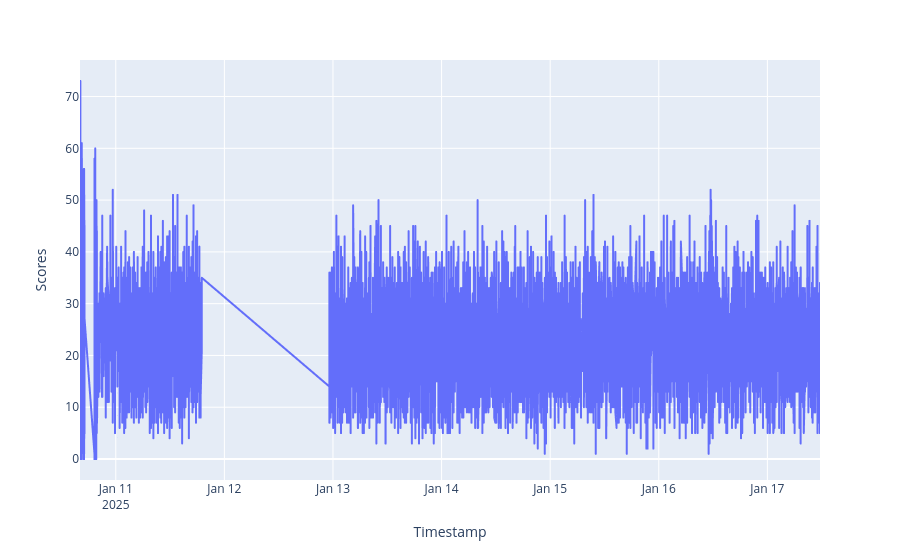

Notebook code for this chart:
### Code cell
import pandas as pd
import plotly.express as px

data = pd.read_csv('../scores.csv')

data = data [["timestamp", "score"]]
print(data.columns)

# Create a line chart with Plotly
fig = px.line(
    data,
    x="timestamp",
    y="score",    
    labels={"timestamp": "Timestamp", "score": "Scores"}
)
fig.show()

### Figure 1 — Plotly figure (JSON) as saved in the notebook; plotly's stock layout.template omitted (floating-point values rounded to 4 significant figures; data arrays with more than 128 entries replaced by an {"elided": "..."} marker saying what was removed)
{"data": [{"hovertemplate": "Timestamp=%{x}<br>Scores=%{y}<extra></extra>", "legendgroup": "", "line": {"color": "#636efa", "dash": "solid"}, "marker": {"symbol": "circle"}, "mode": "lines", "name": "", "showlegend": false, "type": "scattergl", "x": {"elided": "21976 str values"}, "xaxis": "x", "y": {"elided": "21976 int values"}, "yaxis": "y"}], "layout": {"legend": {"tracegroupgap": 0}, "margin": {"t": 60}, "xaxis": {"anchor": "y", "domain": [0, 1], "title": {"text": "Timestamp"}}, "yaxis": {"anchor": "x", "domain": [0, 1], "title": {"text": "Scores"}}}}
